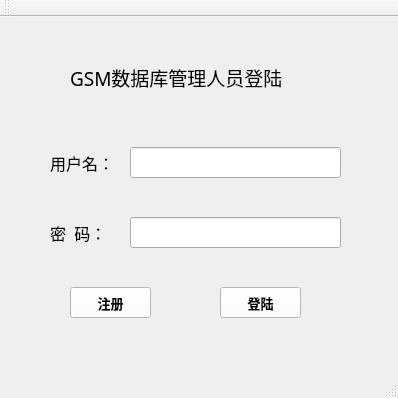
<?xml version="1.0" encoding="UTF-8"?>
<ui version="4.0">
 <class>MainWindow</class>
 <widget class="QMainWindow" name="MainWindow">
  <property name="geometry">
   <rect>
    <x>0</x>
    <y>0</y>
    <width>398</width>
    <height>398</height>
   </rect>
  </property>
  <property name="windowTitle">
   <string>MainWindow</string>
  </property>
  <widget class="QWidget" name="centralWidget">
   <widget class="QLabel" name="label">
    <property name="geometry">
     <rect>
      <x>70</x>
      <y>50</y>
      <width>261</width>
      <height>21</height>
     </rect>
    </property>
    <property name="font">
     <font>
      <family>黑体</family>
      <pointsize>14</pointsize>
     </font>
    </property>
    <property name="text">
     <string>GSM数据库管理人员登陆</string>
    </property>
   </widget>
   <widget class="QLabel" name="Password">
    <property name="geometry">
     <rect>
      <x>50</x>
      <y>200</y>
      <width>81</width>
      <height>31</height>
     </rect>
    </property>
    <property name="font">
     <font>
      <family>黑体</family>
      <pointsize>12</pointsize>
     </font>
    </property>
    <property name="text">
     <string>密  码：</string>
    </property>
   </widget>
   <widget class="QLineEdit" name="UserEdit">
    <property name="geometry">
     <rect>
      <x>130</x>
      <y>130</y>
      <width>211</width>
      <height>31</height>
     </rect>
    </property>
    <property name="font">
     <font>
      <family>黑体</family>
      <pointsize>12</pointsize>
     </font>
    </property>
   </widget>
   <widget class="QLineEdit" name="PassEdit">
    <property name="geometry">
     <rect>
      <x>130</x>
      <y>200</y>
      <width>211</width>
      <height>31</height>
     </rect>
    </property>
    <property name="font">
     <font>
      <family>黑体</family>
      <pointsize>10</pointsize>
     </font>
    </property>
   </widget>
   <widget class="QLabel" name="User">
    <property name="geometry">
     <rect>
      <x>50</x>
      <y>130</y>
      <width>81</width>
      <height>31</height>
     </rect>
    </property>
    <property name="font">
     <font>
      <family>黑体</family>
      <pointsize>12</pointsize>
     </font>
    </property>
    <property name="text">
     <string>用户名：</string>
    </property>
   </widget>
   <widget class="QPushButton" name="registing">
    <property name="geometry">
     <rect>
      <x>70</x>
      <y>270</y>
      <width>81</width>
      <height>31</height>
     </rect>
    </property>
    <property name="font">
     <font>
      <family>黑体</family>
      <pointsize>10</pointsize>
      <weight>75</weight>
      <bold>true</bold>
     </font>
    </property>
    <property name="styleSheet">
     <string notr="true">background-color: rgb(255, 255, 255);</string>
    </property>
    <property name="text">
     <string>注册</string>
    </property>
   </widget>
   <widget class="QPushButton" name="signin">
    <property name="geometry">
     <rect>
      <x>220</x>
      <y>270</y>
      <width>81</width>
      <height>31</height>
     </rect>
    </property>
    <property name="font">
     <font>
      <family>黑体</family>
      <pointsize>10</pointsize>
      <weight>75</weight>
      <bold>true</bold>
     </font>
    </property>
    <property name="styleSheet">
     <string notr="true">background-color: rgb(255, 255, 255);</string>
    </property>
    <property name="text">
     <string>登陆</string>
    </property>
   </widget>
  </widget>
  <widget class="QMenuBar" name="menuBar">
   <property name="geometry">
    <rect>
     <x>0</x>
     <y>0</y>
     <width>398</width>
     <height>26</height>
    </rect>
   </property>
  </widget>
  <widget class="QToolBar" name="mainToolBar">
   <attribute name="toolBarArea">
    <enum>TopToolBarArea</enum>
   </attribute>
   <attribute name="toolBarBreak">
    <bool>false</bool>
   </attribute>
  </widget>
  <widget class="QStatusBar" name="statusBar"/>
 </widget>
 <layoutdefault spacing="6" margin="11"/>
 <resources/>
 <connections/>
</ui>
